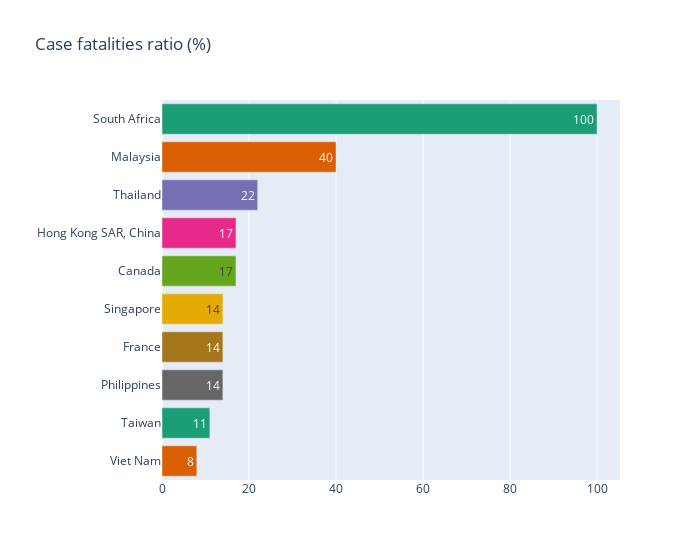

The cell this chart's notebook holds for it:
### Code cell
plot_barh('Case fatalities ratio (%)')

### Figure 1 — Plotly figure (JSON) as saved in the notebook; plotly's stock layout.template omitted (floating-point values rounded to 4 significant figures)
{"data": [{"alignmentgroup": "True", "customdata": [[1, 1, 100]], "hovertemplate": "Country/Region=%{y}<br>Case fatalities ratio (%)=%{customdata[2]}<br>Cumulative total cases=%{customdata[0]}<br>No. of deaths=%{customdata[1]}<extra></extra>", "legendgroup": "South Africa", "marker": {"color": "rgb(27,158,119)"}, "name": "South Africa", "offsetgroup": "South Africa", "orientation": "h", "showlegend": true, "text": [100], "textposition": "auto", "type": "bar", "x": [100], "xaxis": "x", "y": ["South Africa"], "yaxis": "y"}, {"alignmentgroup": "True", "customdata": [[5, 2, 40]], "hovertemplate": "Country/Region=%{y}<br>Case fatalities ratio (%)=%{customdata[2]}<br>Cumulative total cases=%{customdata[0]}<br>No. of deaths=%{customdata[1]}<extra></extra>", "legendgroup": "Malaysia", "marker": {"color": "rgb(217,95,2)"}, "name": "Malaysia", "offsetgroup": "Malaysia", "orientation": "h", "showlegend": true, "text": [40], "textposition": "auto", "type": "bar", "x": [40], "xaxis": "x", "y": ["Malaysia"], "yaxis": "y"}, {"alignmentgroup": "True", "customdata": [[9, 2, 22]], "hovertemplate": "Country/Region=%{y}<br>Case fatalities ratio (%)=%{customdata[2]}<br>Cumulative total cases=%{customdata[0]}<br>No. of deaths=%{customdata[1]}<extra></extra>", "legendgroup": "Thailand", "marker": {"color": "rgb(117,112,179)"}, "name": "Thailand", "offsetgroup": "Thailand", "orientation": "h", "showlegend": true, "text": [22], "textposition": "auto", "type": "bar", "x": [22], "xaxis": "x", "y": ["Thailand"], "yaxis": "y"}, {"alignmentgroup": "True", "customdata": [[1755, 299, 17]], "hovertemplate": "Country/Region=%{y}<br>Case fatalities ratio (%)=%{customdata[2]}<br>Cumulative total cases=%{customdata[0]}<br>No. of deaths=%{customdata[1]}<extra></extra>", "legendgroup": "Hong Kong SAR, China", "marker": {"color": "rgb(231,41,138)"}, "name": "Hong Kong SAR, China", "offsetgroup": "Hong Kong SAR, China", "orientation": "h", "showlegend": true, "text": [17], "textposition": "auto", "type": "bar", "x": [17], "xaxis": "x", "y": ["Hong Kong SAR, China"], "yaxis": "y"}, {"alignmentgroup": "True", "customdata": [[251, 43, 17]], "hovertemplate": "Country/Region=%{y}<br>Case fatalities ratio (%)=%{customdata[2]}<br>Cumulative total cases=%{customdata[0]}<br>No. of deaths=%{customdata[1]}<extra></extra>", "legendgroup": "Canada", "marker": {"color": "rgb(102,166,30)"}, "name": "Canada", "offsetgroup": "Canada", "orientation": "h", "showlegend": true, "text": [17], "textposition": "auto", "type": "bar", "x": [17], "xaxis": "x", "y": ["Canada"], "yaxis": "y"}, {"alignmentgroup": "True", "customdata": [[238, 33, 14]], "hovertemplate": "Country/Region=%{y}<br>Case fatalities ratio (%)=%{customdata[2]}<br>Cumulative total cases=%{customdata[0]}<br>No. of deaths=%{customdata[1]}<extra></extra>", "legendgroup": "Singapore", "marker": {"color": "rgb(230,171,2)"}, "name": "Singapore", "offsetgroup": "Singapore", "orientation": "h", "showlegend": true, "text": [14], "textposition": "auto", "type": "bar", "x": [14], "xaxis": "x", "y": ["Singapore"], "yaxis": "y"}, {"alignmentgroup": "True", "customdata": [[7, 1, 14]], "hovertemplate": "Country/Region=%{y}<br>Case fatalities ratio (%)=%{customdata[2]}<br>Cumulative total cases=%{customdata[0]}<br>No. of deaths=%{customdata[1]}<extra></extra>", "legendgroup": "France", "marker": {"color": "rgb(166,118,29)"}, "name": "France", "offsetgroup": "France", "orientation": "h", "showlegend": true, "text": [14], "textposition": "auto", "type": "bar", "x": [14], "xaxis": "x", "y": ["France"], "yaxis": "y"}, {"alignmentgroup": "True", "customdata": [[14, 2, 14]], "hovertemplate": "Country/Region=%{y}<br>Case fatalities ratio (%)=%{customdata[2]}<br>Cumulative total cases=%{customdata[0]}<br>No. of deaths=%{customdata[1]}<extra></extra>", "legendgroup": "Philippines", "marker": {"color": "rgb(102,102,102)"}, "name": "Philippines", "offsetgroup": "Philippines", "orientation": "h", "showlegend": true, "text": [14], "textposition": "auto", "type": "bar", "x": [14], "xaxis": "x", "y": ["Philippines"], "yaxis": "y"}, {"alignmentgroup": "True", "customdata": [[346, 37, 11]], "hovertemplate": "Country/Region=%{y}<br>Case fatalities ratio (%)=%{customdata[2]}<br>Cumulative total cases=%{customdata[0]}<br>No. of deaths=%{customdata[1]}<extra></extra>", "legendgroup": "Taiwan", "marker": {"color": "rgb(27,158,119)"}, "name": "Taiwan", "offsetgroup": "Taiwan", "orientation": "h", "showlegend": true, "text": [11], "textposition": "auto", "type": "bar", "x": [11], "xaxis": "x", "y": ["Taiwan"], "yaxis": "y"}, {"alignmentgroup": "True", "customdata": [[63, 5, 8]], "hovertemplate": "Country/Region=%{y}<br>Case fatalities ratio (%)=%{customdata[2]}<br>Cumulative total cases=%{customdata[0]}<br>No. of deaths=%{customdata[1]}<extra></extra>", "legendgroup": "Viet Nam", "marker": {"color": "rgb(217,95,2)"}, "name": "Viet Nam", "offsetgroup": "Viet Nam", "orientation": "h", "showlegend": true, "text": [8], "textposition": "auto", "type": "bar", "x": [8], "xaxis": "x", "y": ["Viet Nam"], "yaxis": "y"}], "layout": {"barmode": "relative", "legend": {"title": {"text": "Country/Region"}, "tracegroupgap": 0}, "showlegend": false, "title": {"text": "Case fatalities ratio (%)"}, "uniformtext": {"minsize": 8, "mode": "hide"}, "width": 700, "xaxis": {"anchor": "y", "domain": [0, 1], "title": {"text": ""}}, "yaxis": {"anchor": "x", "categoryarray": ["Viet Nam", "Taiwan", "Philippines", "France", "Singapore", "Canada", "Hong Kong SAR, China", "Thailand", "Malaysia", "South Africa"], "categoryorder": "array", "domain": [0, 1], "title": {"text": ""}}}}
